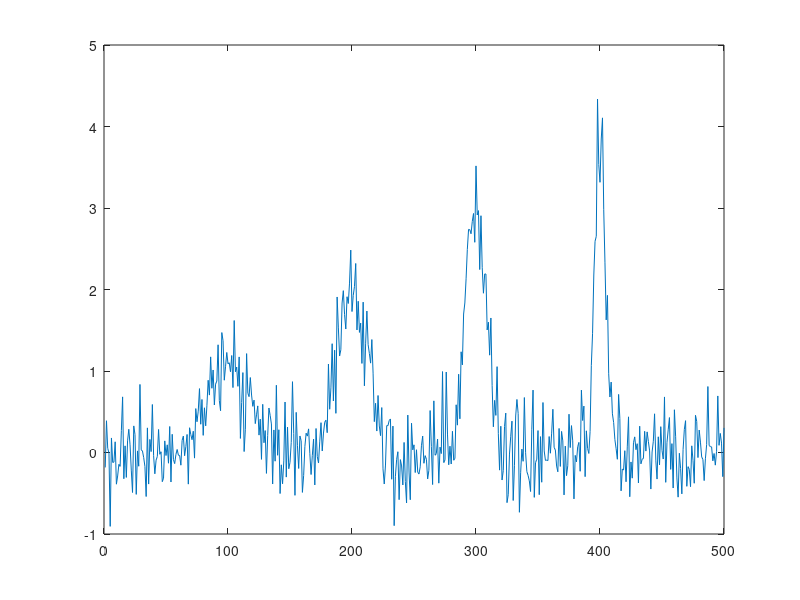

The MATLAB source for this figure: (Note: this script raises an error after producing the figure.)
% Comparison of the accuracy of peak measurement between findpeaks and
% peakfit.
increment=1;
x=1:increment:500;

% For each simulated peak, compute the amplitude, position, and width
amp=[1 2 3 4];  % Amplitudes of the peaks  (Change if desired)
pos=[100 200 300 400];   % Positions of the peaks (Change if desired)
wid=[40 30 20 10];   % Widths of the peaks (Change if desired)
Noise=0.3; % Amount of random noise added to the signal. (Change if desired) 

% A = matrix containing one of the unit-amplidude peak in each of its rows
A = zeros(length(pos),length(x));
ActualPeaks=[0 0 0 0 0];
p=1;
for k=1:length(pos)
      % Create a series of peaks of different x-positio ns
      A(k,:)=exp(-((x-pos(k))./(0.6005615.*wid(k))).^2); % Gaussian peaks
      % A(k,:)=ones(size(x))./(1+((x-pos(k))./(0.5.*wid(k))).^2);  % Lorentzian peaks
      % Assembles actual parameters into ActualPeaks matrix: each row = 1
      % peak; columns are Peak #, Position, Height, Width, Area
      ActualPeaks(p,:) = [p pos(k) amp(k) wid(k) 1.0646.*amp(k).*wid(k)]; 
      p=p+1;
end
z=amp*A;  % Multiplies each row by the corresponding amplitude and adds them up
y=z+Noise.*randn(size(z));  % Optionally adds random noise
plot(x,y)
demodata=[x' y']; % Assembles x and y vectors into data matrix

% Initial values of variable peak detection parameters
WidthPoints=mean(wid)/increment; % Average number of points in half-width of peaks
SlopeThreshold=0.7*WidthPoints^-2; % Formula for estimating value of SlopeThreshold
AmpThreshold=0.05*max(y);
SmoothWidth=WidthPoints; 
FitWidth=WidthPoints;

% call findpeaks and peakfit 
P=findpeaksG(x,y,SlopeThreshold,AmpThreshold,SmoothWidth,FitWidth,3);
% For Lorentzian peaks, use the folloiwng line instead
% P=findpeaksL(x,y,SlopeThreshold,AmpThreshold,SmoothWidth,FitWidth,3);
[FitResults,MeanFitError]=peakfit(demodata,0,0,4,1,0,0,0,0,0,0);

% Compute errors by subtracting ActualPeaks
NumPeaks= max(P(:,1));
if NumPeaks==4;
  FindpeaksError=100.*(P(1:4,2:5)-ActualPeaks(1:4,2:5))./ActualPeaks(1:4,2:5);
plot(x,y,'.r')
hold on
for peak=1:NumPeaks
    text(P(peak,2),P(peak,3),['Peak ' num2str(P(peak,1))])
end
hold off
PeakfitError=100.*(FitResults(1:4,2:5)-ActualPeaks(1:4,2:5))./ActualPeaks(1:4,2:5);
disp('Average percent errors for all peaks')
disp('      Position       Height      Width        Area')
PercentFindpeaksError=mean(abs(FindpeaksError))
PercentPeakfitError=mean(abs(PeakfitError))
RatioOfFindpeaksToPeakfitErrors=mean(PercentFindpeaksError./PercentPeakfitError)
disp('  ')
end
% To plot actual peak heights vs measured heights by findpeaks:
% plotit(ActualPeaks(:,3),FitResults(:,3),1)
% To plot actual peak heights vs measured heights by peakfit:
% plotit(ActualPeaks(:,3),P(:,3),1)